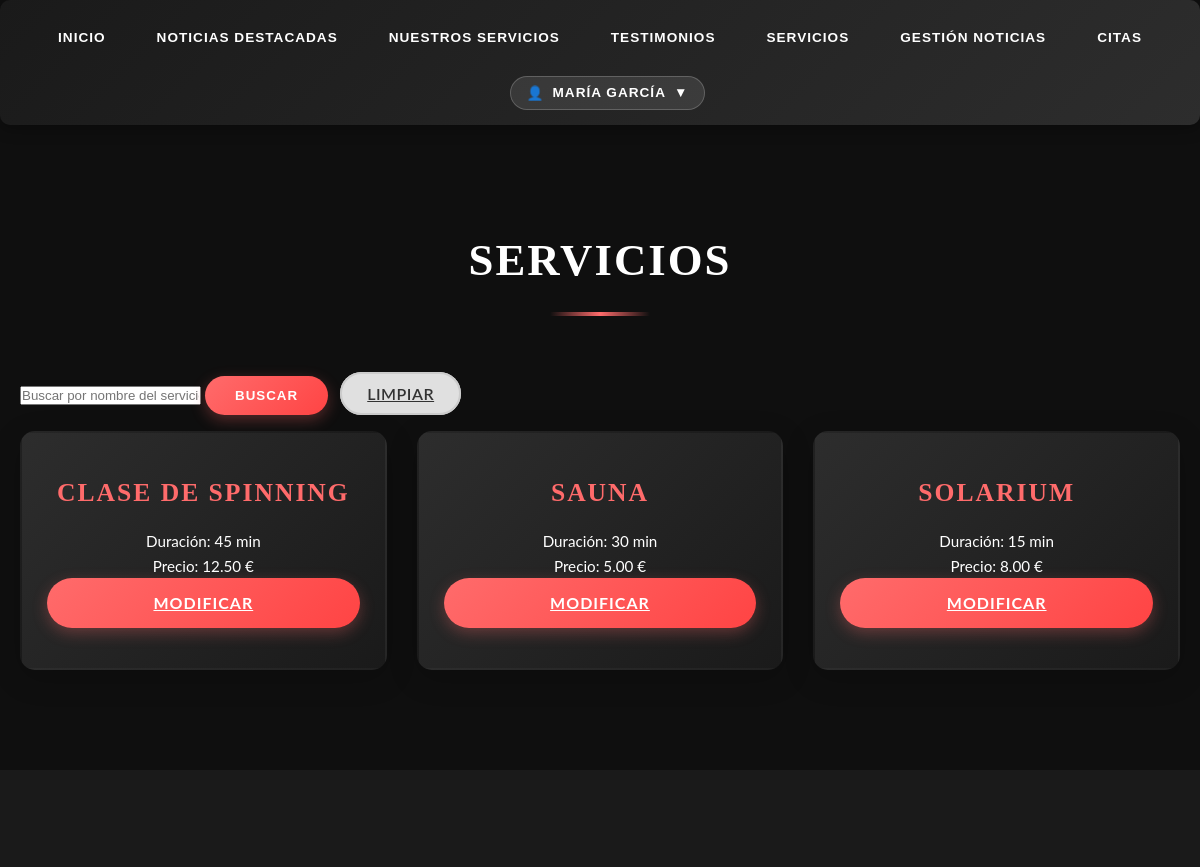
Page /app/servicio.php (signed in, upper part) on the earlier database version.
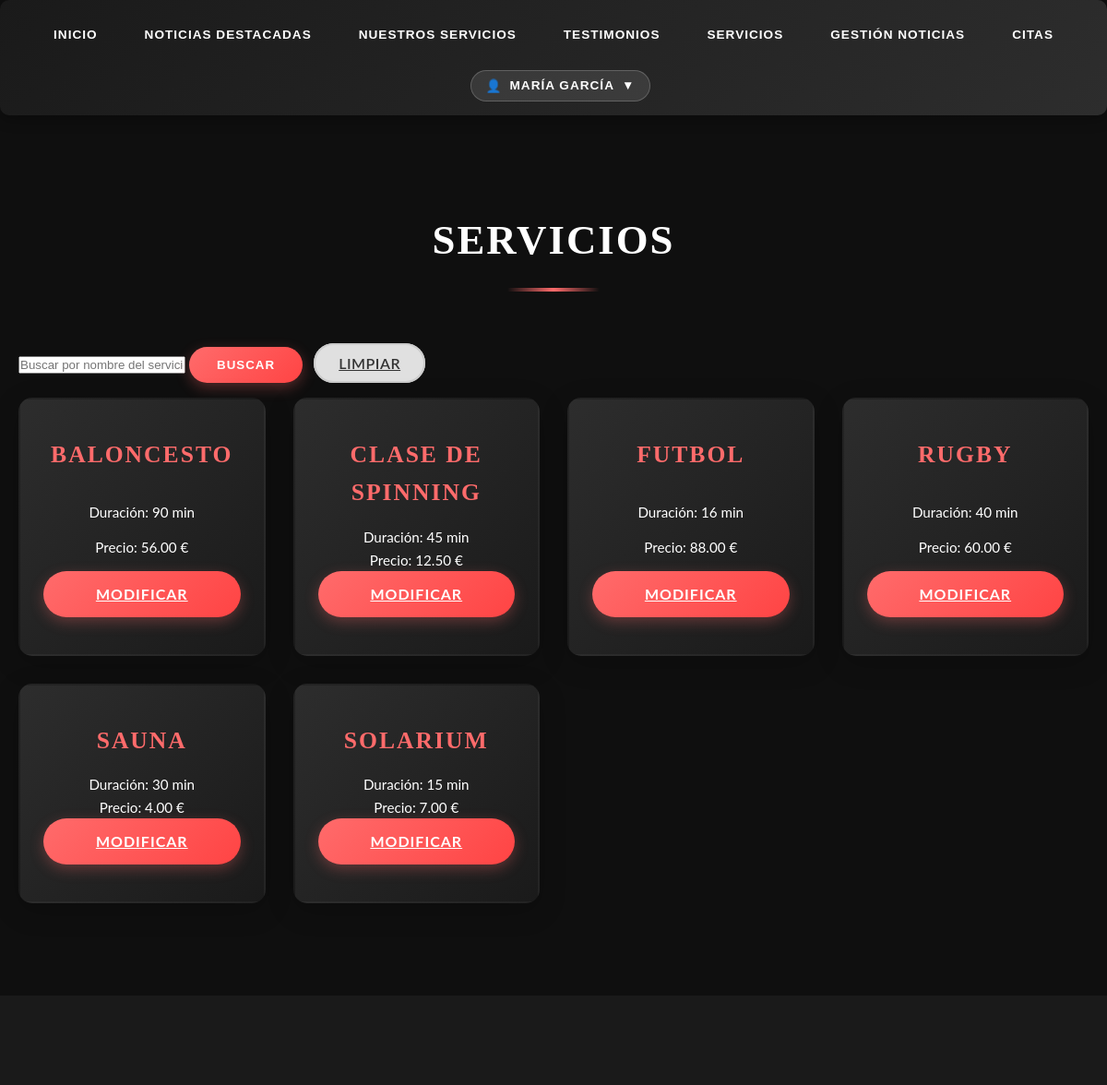
Same page on the later database version.
### tables this page shows
CREATE TABLE IF NOT EXISTS servicios
(
    id INT AUTO_INCREMENT PRIMARY KEY,
    descripcion VARCHAR(255) NOT NULL,
    duracion INT NOT NULL,
    precio DECIMAL(10, 2) NOT NULL
);

### app/servicio.php (the view, shortened to what this page needs)
<?php
require_once 'db_config.php';
?>
<!DOCTYPE html>
<html lang="es">
<head>
    <link rel="stylesheet" href="css/styles.css">
</head>
<body>
<?php
include "menu.php";
try {
    $pdo = new PDO("mysql:host=$db_host;dbname=$db_name;charset=utf8mb4", $db_user, $db_password);
    $pdo->setAttribute(PDO::ATTR_ERRMODE, PDO::ERRMODE_EXCEPTION);
} catch (PDOException $e) {
    echo '<p class="error">❌ Error de conexión: ' . htmlspecialchars($e->getMessage()) . '</p>';
    exit;
}
$search = isset($_GET['q']) ? trim($_GET['q']) : '';
?>
<div class="container2">
    <main>
        <section id="equipos" class="services-section">
            <div class="container">
                <h2>Servicios</h2>
                <form method="get" action="servicio.php" class="search-form" style="margin-bottom:1rem;">
                    <input type="text" name="q" value="<?php echo htmlspecialchars($search); ?>" placeholder="Buscar por nombre del servicio" />
                    <button type="submit" class="button button-primary">Buscar</button>
                    <a href="servicio.php" class="button button-secondary" style="margin-left:0.5rem;">Limpiar</a>
                </form>
<?php
if ($search !== '') {
    $sql = "SELECT * FROM servicios WHERE descripcion LIKE :q ORDER BY descripcion ASC";
    $stmt = $pdo->prepare($sql);
    $stmt->execute([':q' => "%$search%"]);
} else {
    $stmt = $pdo->query("SELECT * FROM servicios ORDER BY descripcion ASC");
}
if ($stmt && $stmt->rowCount() > 0) {
    echo '<div class="services-list">';
    while ($row = $stmt->fetch(PDO::FETCH_ASSOC)) {
        echo '
                <div class="service-item">
                    <h3>' . htmlspecialchars($row['descripcion']) . '</h3>
                    <p>Duración: ' . htmlspecialchars($row['duracion']) . ' min</p>
                    <p>Precio: ' . htmlspecialchars($row['precio']) . ' €</p>
                    <a href="servicio.php?id=' . urlencode($row['id']) . '#admin-servicios" class="button button-primary">Modificar</a>
                </div>
              ';
    }
    echo '</div>';
} else {
    echo '<p>No se han encontrado servicios.</p>';
}
?>
            </div>
        </section>
        <section id="admin-servicios">
        </section>
    </main>
</div>
</body>
</html>

Differences in the rows shown:
added servicios: descripcion "BALONCESTO", duracion "90", precio "56.00"
added servicios: descripcion "FUTBOL", duracion "16", precio "88.00"
added servicios: descripcion "RUGBY", duracion "40", precio "60.00"
changed servicios "SAUNA": precio "5.00" → "4.00"
changed servicios "SOLARIUM": precio "8.00" → "7.00"
